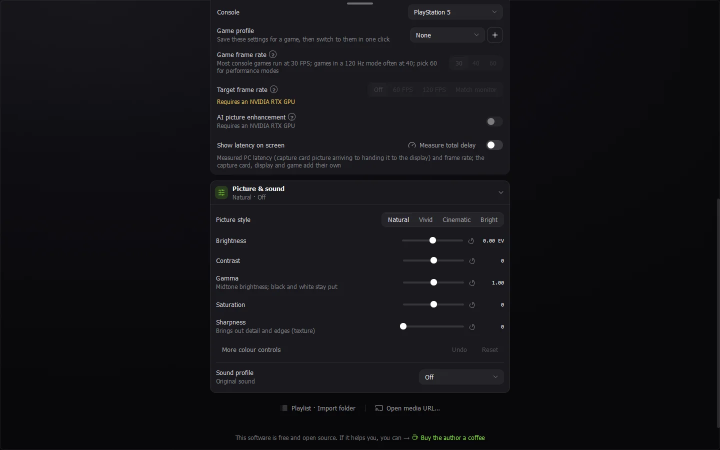
#> input picture website/assets/shots/picture-sound.webp, 1440 x 900 px (shown at 1/2 size)
$ python -i make_release_video.py   (imports and definitions only)
#> lines starting #> are read from the running program, lines starting #| are printed output that depends on the picture; after the words box and inside, x2 and y2 are one past the last pixel; in counts of white or black regions, pixels touching at a corner belong together
#!/usr/bin/env python3
# SPDX-License-Identifier: GPL-3.0-or-later
# Copyright (C) 2026 DosukaSOL and the PushFPS contributors. Part of PushFPS, a modified version of Veyra.
#
# The 4.3 showcase video: the interface of 4.2 beside the new one, cut to 124 beats a minute. Every picture
# of the interface is a screenshot of the real program; this script only moves, crops, labels and lights
# them. It opens as the program does (PushIntroModern.qml: the line, the mark, the wordmark, the bright
# runner, the edge), in the brand's own colours (graphite, the logo's green, the classic logo).
#
#   python3 scripts/brand/make_release_video.py --frame 12.5 frame.png      one frame, to look at
#   python3 scripts/brand/make_release_video.py --list                      the parts and their frames
#   python3 scripts/brand/make_release_video.py --parts out/video [n ...]   each part its own file
#   python3 scripts/brand/make_release_video.py --join out/video film.mp4 --audio music.mp3
#
# The screenshots are not in the repository. They come from the screenshots workflow, 1600 x 900 each (the
# runner's screen is no larger), into out/video-shots (or the folder PUSHFPS_VIDEO_SHOTS names):
#   Vo1-home, Vo2-pro                     the release before, with --pref pushSunset=false (the brand rule)
#   Vn01-home, Vn02-home-playing (sender, frameinput:default, --tab home-preview), Vn03-home-light,
#   Vn04-home-black, Vn05-home-midnight-ice, Vn06-home-plum-violet, Vn07-home-forest-amber, Vn13-appearance
#                                         each with --pref pushQuickFolded=fg,picture,hud: the runner has
#                                         no graphics card, and the rows of those sections read "Requires
#                                         an NVIDIA RTX GPU" there, which is not what a viewer's PC says
#   Vn08-pro, Vn10-studio, Vn11-watch, Vn14-legacy-home (--pref pushDesign=legacy, pushSunset=false)
# A playing picture's status strip shows the runner's own latency and load: such a screenshot is only used
# zoomed in, with the strip out of the frame. The music is not in the repository either (44 s, generated
# for this film); a film for another release needs its own, and BEAT / OFFSET / DURATION set to it.
import math, os, subprocess, sys
from functools import lru_cache
from multiprocessing import Pool
from PIL import Image, ImageDraw, ImageFilter, ImageFont

HERE = os.path.dirname(os.path.abspath(__file__))
ROOT = os.path.dirname(os.path.dirname(HERE))
SHOTS = os.environ.get("PUSHFPS_VIDEO_SHOTS") or os.path.join(ROOT, "out", "video-shots")
W, H, FPS = 1920, 1080, 60
DURATION = 44.04
BEAT, OFFSET = 60.0 / 124.0, 0.012
SW, SH = 1600, 900                      # a screenshot's size
BG = (11, 15, 20)
LIME = (137, 245, 42)
T1, T2, T3 = (244, 247, 250), (183, 193, 205), (147, 160, 175)
EDGE = (52, 64, 80)
BASE_S = 0.93                           # the window as it stands in the frame
BASE_CX, BASE_CY = 960, 478
# The words that name the release: another film (make_tour_video.py) sets its own.
INTRO_TAG = [("4.3", LIME), ("   a new design", T1)]
ALSO_HEAD = [("Also new ", T1), ("since 4.2", LIME)]
OUTRO_TAG = [("4.3", LIME), ("  is out", T1)]


def beat(n):
    return OFFSET + n * BEAT


# ---------------------------------------------------------------- easing
def clamp(x, a=0.0, b=1.0):
    return a if x < a else b if x > b else x


def at(t, a, b):
    return clamp((t - a) / (b - a)) if b > a else (1.0 if t >= b else 0.0)


def out_cubic(x):
    return 1 - (1 - x) ** 3


def out_expo(x):
    return 1.0 if x >= 1 else 1 - 2 ** (-10 * x)


def in_out(x):
    return 0.5 - 0.5 * math.cos(math.pi * x)


def in_out_cubic(x):
    return 4 * x * x * x if x < 0.5 else 1 - (-2 * x + 2) ** 3 / 2


def lerp(a, b, k):
    return a + (b - a) * k


# ---------------------------------------------------------------- assets
@lru_cache(maxsize=None)
def shot(name):
    return Image.open(os.path.join(SHOTS, name + ".png")).convert("RGB")


# [7 lines left out: function font, not called in this run]


@lru_cache(maxsize=None)
def background():
    # Graphite with a faint lime light from above and a darker edge: nothing that moves or distracts.
    im = Image.new("RGB", (W, H), BG)
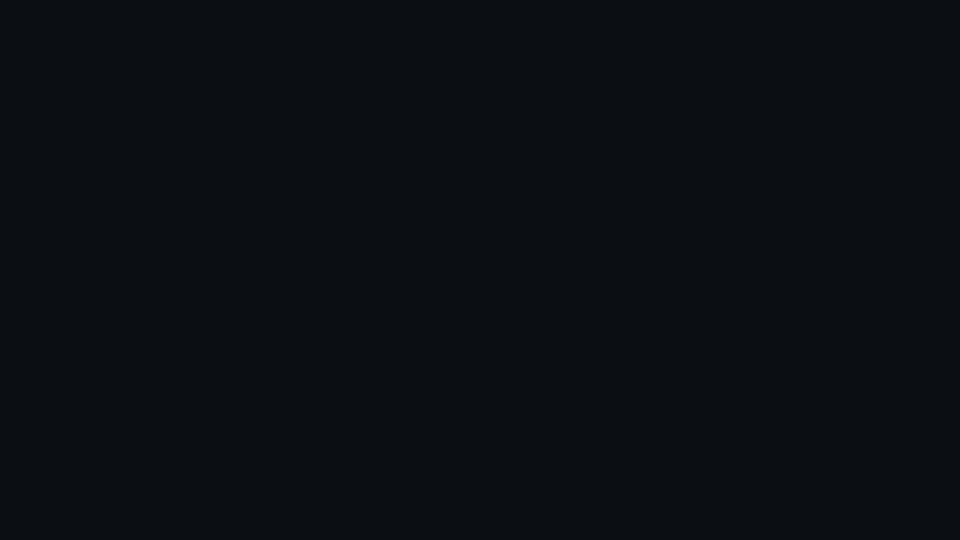
#> im: PIL image 1920x1080 RGB (shown at 1/2 size); mean R, G, B 11, 15, 20
    glow = Image.new("L", (W // 8, H // 8), 0)
#> glow: PIL image 240x135 L; every value is 0
    d = ImageDraw.Draw(glow)
    d.ellipse((W // 8 * 0.18, -H // 8 * 0.75, W // 8 * 0.82, H // 8 * 0.42), fill=255)
    glow = glow.filter(ImageFilter.GaussianBlur(28)).resize((W, H), Image.BILINEAR)
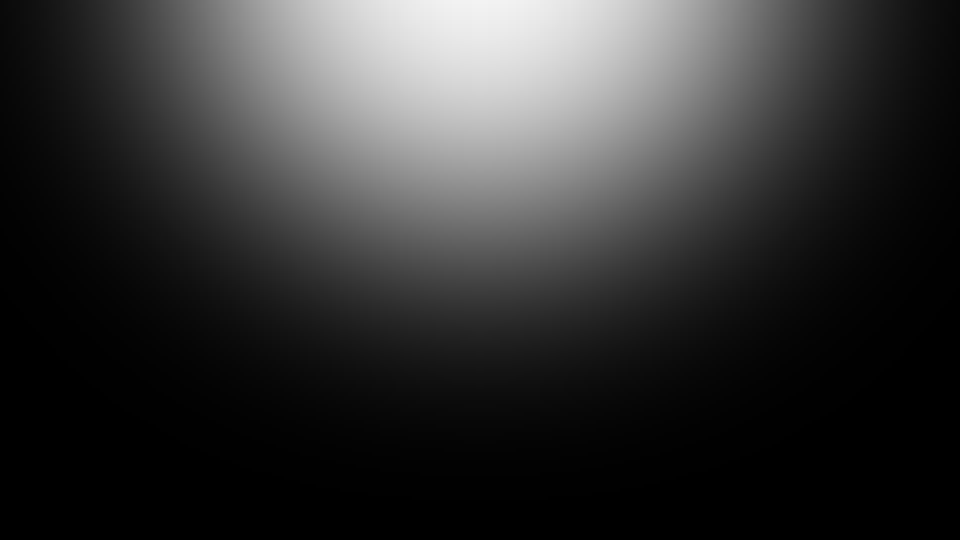
#> glow: PIL image 1920x1080 L (shown at 1/2 size); min 0, max 243, mean 49.9
    im.paste(Image.new("RGB", (W, H), (30, 52, 22)), (0, 0), glow.point(lambda v: v * 0.55))
    vig = Image.new("L", (W // 8, H // 8), 0)
    ImageDraw.Draw(vig).ellipse((-30, -26, W // 8 + 30, H // 8 + 26), fill=255)
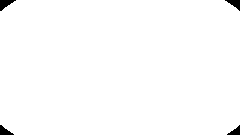
#> vig: PIL image 240x135 L; 99% white; 4 black regions, box (x1, y1, x2, y2) and area: (0, 0, 16, 11) 93, (225, 0, 240, 11) 82, (0, 125, 14, 135) 77, (227, 125, 240, 135) 67
    vig = vig.filter(ImageFilter.GaussianBlur(30)).resize((W, H), Image.BILINEAR)
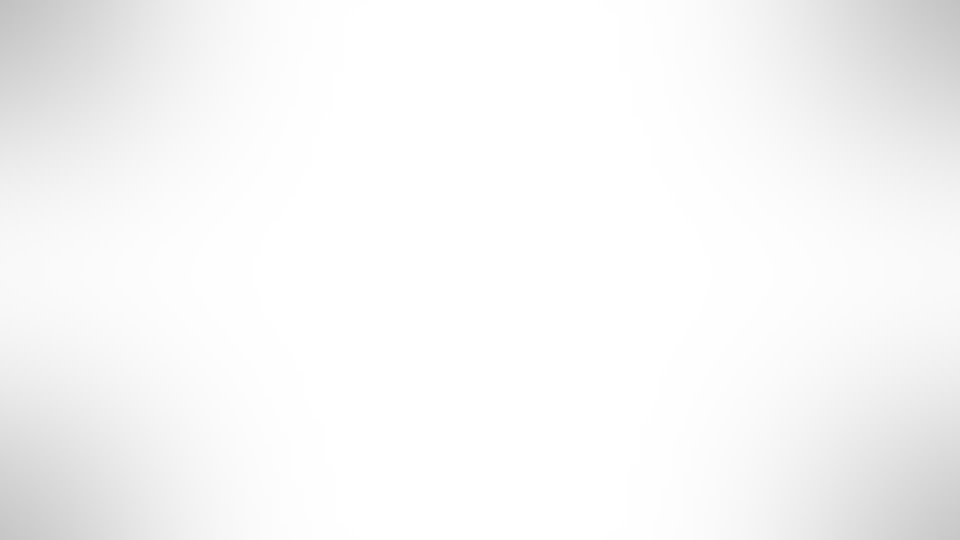
#> vig: PIL image 1920x1080 L (shown at 1/2 size); min 193, max 255, mean 247
    dark = Image.new("RGB", (W, H), (5, 7, 10))
    im = Image.composite(im, dark, vig)
    return im.convert("RGBA")


# [47 lines left out: functions shadow_sprite, rim_sprite, faded, put, put_clipped, not called in this run]


# ---------------------------------------------------------------- the window
def cam_base():
    return BASE_S, BASE_CX - SW * BASE_S / 2, BASE_CY - SH * BASE_S / 2


def cam_region(rx, ry, rw, rh, cy=470, max_s=2.3, fit_w=1660, fit_h=760):
    s = min(fit_w / rw, fit_h / rh, max_s)
    return s, 960 - (rx + rw / 2) * s, cy - (ry + rh / 2) * s


def cam_mix(a, b, k):
    s = math.exp(lerp(math.log(a[0]), math.log(b[0]), k))
    return s, lerp(a[1], b[1], k), lerp(a[2], b[2], k)


# [76 lines left out: functions window, focus, highlight, text_sprite, not called in this run]


@lru_cache(maxsize=None)
def words(text, kind, size, colour):
    return text_sprite([(text, colour)], kind, size)


# [244 lines left out: functions scrim_sprite, scrim, caption, chip, line_sprite, reveal and 8 more, not called in this run]


ALSO = [("Upscale to my screen", "One switch for a sharp picture in full screen"),
        ("Before/after line", "Drag it in full screen, swap its sides"),
        ("Colour above 100%", "AI picture enhancement that keeps its colours"),
        ("A wider panel", "Stretch Pro mode's settings over the picture"),
        ("All of quick setup at home", "Smooth pacing, low latency, auto connect"),
        ("Fixed", "The enhancement switch in Pro mode, the update buttons")]


# [69 lines left out: functions also_card, scene_also, scene_outro, not called in this run]


def frame(t):
    canvas = background().copy()
    if t < beat(8):
        scene_intro(canvas, t)
    if beat(8) - 0.05 <= t < beat(16):
        scene_compare(canvas, t, 8, "Vo1-home", "Vn01-home", ("The design you know", "PushFPS 4.2"), ("The new design", "Everything in one window"))
    if beat(16) <= t < beat(24):
        scene_compare(canvas, t, 16, "Vo2-pro", "Vn08-pro", ("Pro mode, before", None), ("Pro mode, now", "Navigation by name, live figures at the bottom"))
    if beat(24) <= t < beat(32):
        scene_tour(canvas, t)
    if beat(32) <= t < beat(36):
        scene_modes(canvas, t)
    if beat(36) <= t < beat(44):
        scene_hidden(canvas, t)
    if beat(44) <= t < beat(52):
        scene_pro(canvas, t)
    if beat(52) <= t < beat(60):
        scene_themes(canvas, t)
    if beat(60) <= t < beat(68):
        scene_legacy(canvas, t)
    if beat(68) <= t < beat(80):
        scene_also(canvas, t)
    if t >= beat(80):
        scene_outro(canvas, t)
    return canvas.convert("RGB")


def frame_bytes(i):
    return frame(i / FPS).tobytes()


# The film in parts, each its own file with the same encoder settings: a change to one scene is one part
# rendered again, and the parts are joined without encoding anything twice. No scene fades into another
# part's pictures, so a cut between two files is a cut in the film.
PARTS = [("intro", 0, 8), ("compare", 8, 24), ("tour", 24, 36), ("index", 36, 52), ("themes", 52, 68), ("also", 68, 80), ("outro", 80, None)]
ENCODE = ["-c:v", "libx264", "-preset", "slow", "-crf", "14", "-pix_fmt", "yuv420p", "-profile:v", "high", "-level", "4.2",
          "-color_primaries", "bt709", "-color_trc", "bt709", "-colorspace", "bt709", "-color_range", "tv",
          "-g", "60", "-bf", "2", "-movflags", "+faststart"]


# [65 lines left out: functions part_frames, render_part, join, main, not called in this run]


# [2 lines not run here, left out]

>>> import cv2
>>> picture = cv2.imread('../../website/assets/shots/picture-sound.webp', cv2.IMREAD_GRAYSCALE)
#> (the run stopped early here; a loop or call above may not have finished)
